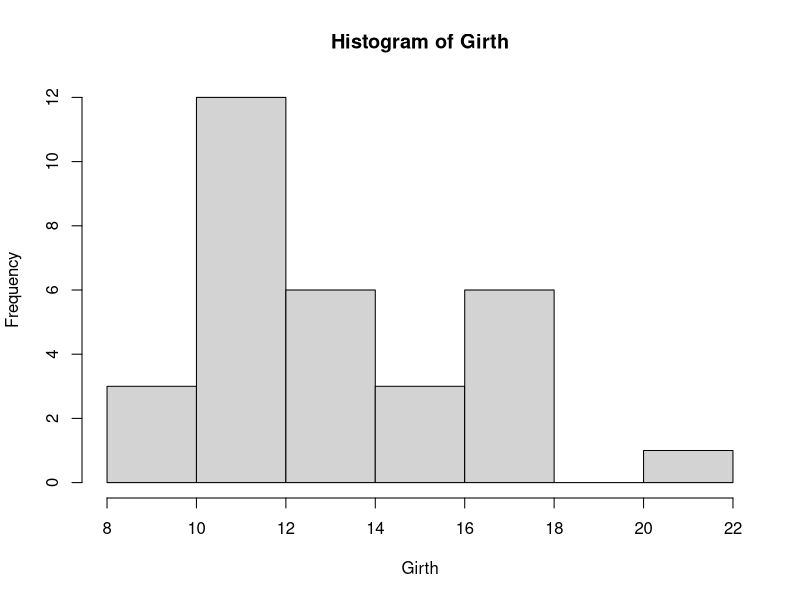

Recreate this plot in R.
## ---- chunk 1
library(dplyr)
## ---- chunk 2
getwd()
## ---- chunk 3
setwd("C:/Users/Shaley/Desktop") 
#notice these are forward slashes, NOT BACK SLASHES
## ---- chunk 4
banana<-1

banana
## ---- chunk 5
sum(banana)
mean(banana)
## ---- chunk 6
orange<-c(1,2,3,4,5) #concatenate

orange

sum(orange)

mean(orange)
## ---- chunk 7
class(orange)
mode(orange)
## ---- chunk 8
#change the class to a dataframe
orange<-data.frame(orange) #data.frame() is the function, and we are just overriding the original orange object

class(orange) #data.frame

mode(orange) #list

## ---- chunk 9
data(trees)

str(trees) #this str function (structure) is really helpful for getting a quick glance at your data. It tells you that trees has a class of "data.frame", 31 observations (data points) of 3 variables, Girth, Height and Volume. Each of these variables also has a class, which is "num" or numeric. 

#for some reason we want to change Girth to a factor class instead of numeric

trees$Girth<-as.factor(trees$Girth) #call the data column "Girth" from the dataset "trees". The dollar sign tells R that it needs to pull Girth from the trees dataset. We are coercing the girth data into a factor using as.factor() function

str(trees) #now Girth has a class of Factor

#we can make Girth a numeric class again

trees$Girth<-as.numeric(as.character(trees$Girth))#makes girth numeric again
str(trees)
## ---- chunk 10
head(trees) 
## ---- chunk 11
tail(trees)
## ---- chunk 12
dim(trees)
## ---- chunk 13
names(trees)
#this function is EXTREMELY helpful when writing code later on
## ---- chunk 14
View(trees) 
## ---- chunk 15
nrow(trees)
ncol(trees)
## ---- chunk 16
ls()
## ---- chunk 17
attach(trees) #attach the data
hist(Girth) #notice, we did not have to use trees$ to specify the dataset
## ---- chunk 18
detach(trees)
## ---- chunk 19
#make the seed 126
set.seed(126)
rnorm(5) #get 5 random numbers

#specify the seed again
set.seed(126)
rnorm(5)#get the same 5 random numbers as long as set.seed and rnorm are run together

#set a new seed
set.seed(7)
rnorm(10)

#repeat and we get the same numbers again as the set.seed(7) above
set.seed(7)
rnorm(10)
